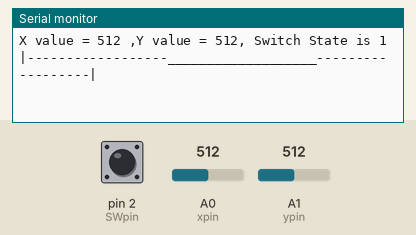
Simulated run of this sketch. Board: Arduino Uno, built with avr-gcc and run on an emulated ATmega328P. On the bench: the last lines printed to the serial monitor. The test bench sets the inputs (shaded band); at power-on: A0 (xpin) = 512, A1 (ypin) = 512, pin 2 (SWpin) HIGH.

Above: at 1.8 s.
1.9 s: A0 (xpin) set to 716
At 2.9 s:
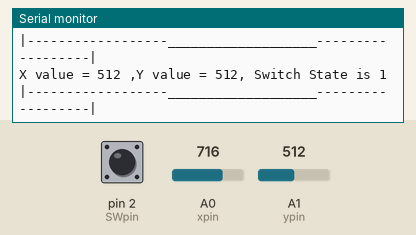
3.4 s: A1 (ypin) set to 716
At 4.6 s:
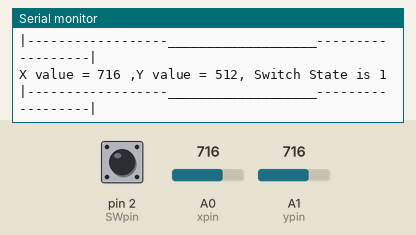
4.9 s: pin 2 (SWpin) pulled LOW for 1.25 s
7.6 s: A0 (xpin) set to 900
At 8.9 s:
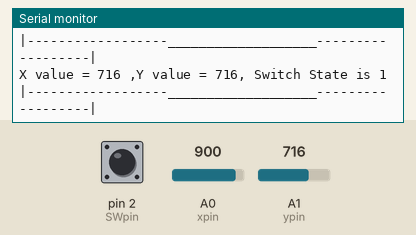
9.1 s: A1 (ypin) set to 900
At 10.2 s:
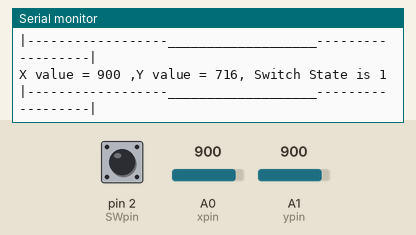
10.6 s: pin 2 (SWpin) pulled LOW for 1.25 s
Timing chart, 0 to 13.6 s (numbered marks = the images above; inputs shaded):
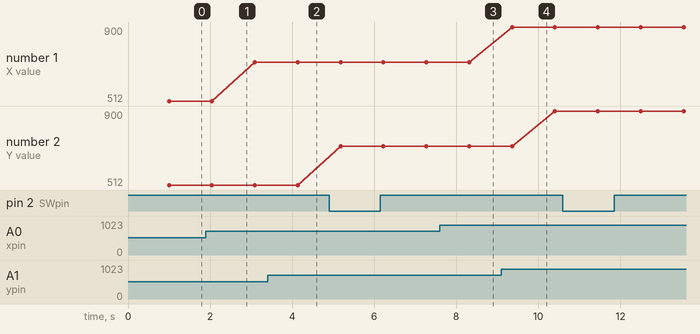

The sketch:

JoystickReadout.ino
```cpp
int xpin = A0;
int ypin = A1;
int SWpin = 2;
int Xval;
int Yval;
int SWval;
int dt = 1000;

void setup() {
  // put your setup code here, to run once:
  pinMode(xpin, INPUT);
  pinMode(ypin, INPUT);
  pinMode(SWpin, INPUT);
  Serial.begin(9600);
  digitalWrite(SWpin, HIGH);
}

void loop() {
  // put your main code here, to run repeatedly:
  Xval = analogRead(xpin);
  Yval = analogRead(ypin);
  SWval = digitalRead(SWpin);
  delay(dt);
  Serial.print("X value = ");
  Serial.print(Xval);
  Serial.print(" ,Y value = ");
  Serial.print(Yval);
  Serial.print(", Switch State is ");
  Serial.println(SWval);
  Serial.println("|------------------___________________------------------|");
}
```

Measured:
- plotted number 1: 512 → 716 after the input at 1.9 s
